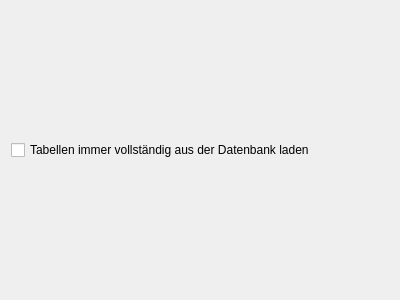
<?xml version="1.0" encoding="UTF-8"?>
<ui version="4.0">
 <class>ConfOther</class>
 <widget class="QWidget" name="ConfOther">
  <property name="geometry">
   <rect>
    <x>0</x>
    <y>0</y>
    <width>400</width>
    <height>300</height>
   </rect>
  </property>
  <property name="windowTitle">
   <string>Form</string>
  </property>
  <layout class="QGridLayout" name="gridLayout">
   <item row="0" column="0">
    <widget class="QCheckBox" name="cbPreload">
     <property name="text">
      <string>Tabellen immer vollständig aus der Datenbank laden</string>
     </property>
    </widget>
   </item>
  </layout>
 </widget>
 <resources/>
 <connections/>
</ui>
